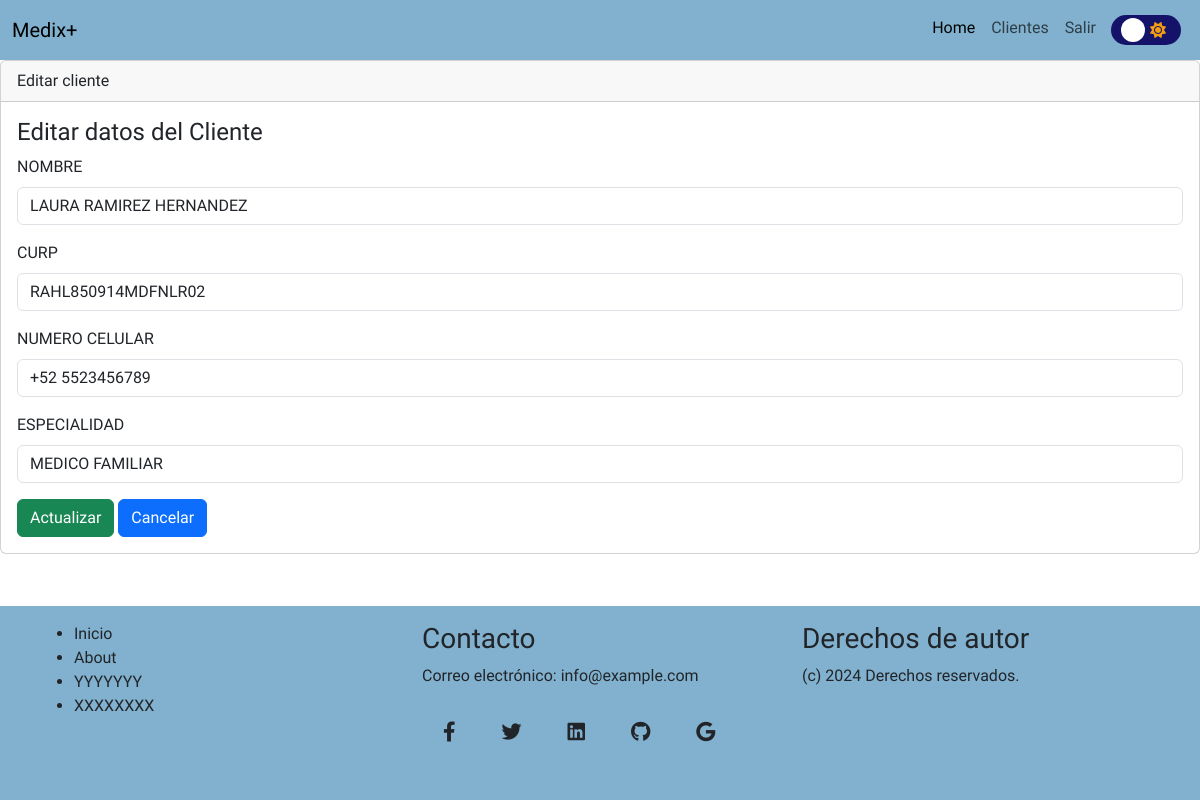
The app's page /clients/edit/2 (signed in) with its own data.
### stremio/models.py (models this page shows, shortened)
class Cliente(models.Model):
    id = models.AutoField(primary_key=True)
    nombre = models.CharField(max_length=100, verbose_name='NOMBRE')
    curp = models.CharField(max_length=100, verbose_name='CURP')
    telefono = models.CharField(max_length=20, verbose_name="NUMERO CELULAR")
    especialidad = models.CharField(max_length=20, verbose_name="ESPECIALIDAD")

### stremio/views.py (the view)
# urls.py: path('clients/edit/<int:id>', views.edit, name="edit"),
def edit(request, id):
    cliente=Cliente.objects.get(id=id)
    form=ClienteForm(request.POST or None, request.FILES or None, instance=cliente)
    if form.is_valid() and request.POST:
        form.save()
        return redirect('clients')
    return render(request, 'clients/edit.html', {'form': form})

### stremio/forms.py
class ClienteForm(forms.ModelForm):
    class Meta:
        model=Cliente
        fields='__all__'

### stremio/templates/clients/edit.html (shortened to what this page needs)
{% extends "base.html" %}
{% block content %}
<div class="card">
<div class="card-header">
	Editar cliente
</div>
  <div class="card-body">
  	<h4 class="card-title">Editar datos del Cliente</h4>
	{% include 'clients/form.html'%}
  </div>
</div>
{% endblock %}

### stremio/templates/clients/form.html (shortened to what this page needs)
<form enctype="multipart/form-data" method="post">
	{% for campo in form %}
<div class="mb-3">
    <label for="" class="form-label">{{campo.label}}</label>
    <input type="{{campo.field.widget.input_type}}"
           class="form-control" name='{{campo.name}}'
           id="nombre" placeholder='{{campo.label}}'
           value="{{ campo.value | default:'' }}"
	style="text-transform: uppercase;">
</div>
{% endfor %}
        <input name="" id="" class="btn btn-success" type="submit" value="Actualizar">
	<a name="" id="" class="btn btn-primary" href="{% url 'clients' %}" role="button">Cancelar</a>
</form>

### stremio/templates/base.html (style rules this page uses)
* { font-family: 'CustomFont', sans-serif; }

### records on screen
Cliente: nombre "LAURA RAMIREZ HERNANDEZ" "RAHL850914MDFNLR02" "+52 5523456789" "MEDICO FAMILIAR"

### other values on screen
{{ campo.label }} "NOMBRE" "CURP" "NUMERO CELULAR" "ESPECIALIDAD"
